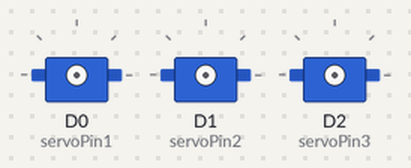
Bench run of a sketch on a simulated ESP8266 (NodeMCU). On the bench: 3 × servo.

Above: at 0.05 s.
At 1.65 s:
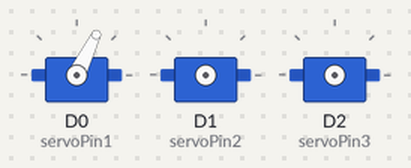
At 3.25 s:
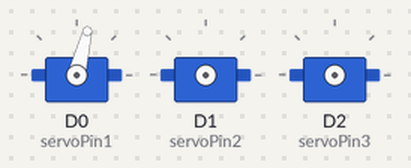
At 6.45 s:
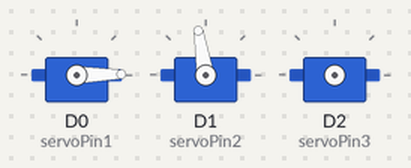
At 10.3 s:
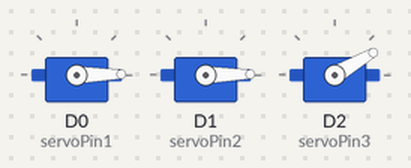
At 12.85 s:
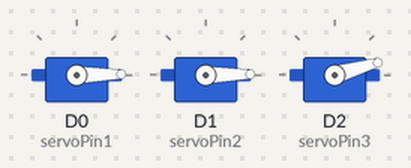
Timing chart, 0 to 18.2 s (numbered marks = the images above):
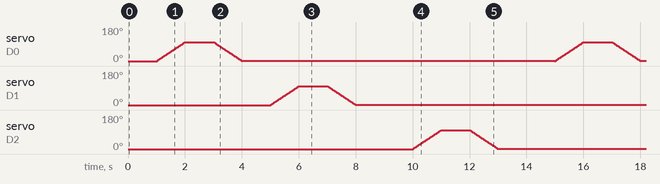

The sketch:

servo_3_test.ino
```cpp
#include <Servo.h>

#define servoPin1 D0 // servo motor pin
#define servoPin2 D1
#define servoPin3 D2

//#define LED_PIN1 D3
//#define LED_PIN2 D4
//#define LED_PIN3 D5
Servo servo1;
Servo servo2;
Servo servo3;

void servo1_OFF(){
  servo1.attach(servoPin1);  // attaches the servo on pin 9 to the servo object
    for(int angle = 0; angle < 100; angle++)
  {
    servo1.write(angle);
    delay(10);
  }
   servo1.detach();
}

void servo1_ON(){
  servo1.attach(servoPin1);
    for(int angle = 100; angle > 0; angle--)
  {
    servo1.write(angle);
    delay(10);
  }
  servo1.detach();
}

void servo2_OFF(){

  servo2.attach(servoPin2);  // attaches the servo on pin 9 to the servo object
      for(int angle = 0; angle < 100; angle++)
  {
    servo2.write(angle);
    delay(10);
  }
  servo2.detach();
}

void servo2_ON(){
    servo2.attach(servoPin2);

      for(int angle = 100; angle > 0; angle--)
  {
    servo2.write(angle);
    delay(10);
  }
  servo2.detach();
}

void servo3_OFF(){
  servo3.attach(servoPin3);  // attaches the servo on pin 9 to the servo object
        for(int angle = 0; angle < 100; angle++)
  {
    servo3.write(angle);
    delay(10);
  }
    servo3.detach();

}

void servo3_ON(){
  servo3.attach(servoPin3);
        for(int angle = 100; angle > 0; angle--)
  {
    servo3.write(angle);
    delay(10);
  }
  servo3.detach();
}

void setup(){
    Serial.begin(115200); // PC와 통신
      servo1.detach();
  servo2.detach();
  servo3.detach();

//    pinMode(LED_PIN1, OUTPUT);
//  digitalWrite(LED_PIN1, LOW);
//    pinMode(LED_PIN2, OUTPUT);
//  digitalWrite(LED_PIN2, LOW);
//    pinMode(LED_PIN3, OUTPUT);
//  digitalWrite(LED_PIN3, LOW);

}

void loop(){
  delay(1000);
//  digitalWrite(LED_PIN1, HIGH);
  servo1_OFF();
    delay(1000);

  servo1_ON();
//      digitalWrite(LED_PIN1,LOW);
  delay(1000);

//    digitalWrite(LED_PIN2, HIGH);

  servo2_OFF();
  delay(1000);

  servo2_ON();
//        digitalWrite(LED_PIN2,LOW);
  delay(1000);

//    digitalWrite(LED_PIN3, HIGH);
  delay(1000);


  servo3_OFF();
    delay(1000);

  servo3_ON();

//        digitalWrite(LED_PIN3,LOW);
  delay(1000);

}
```
